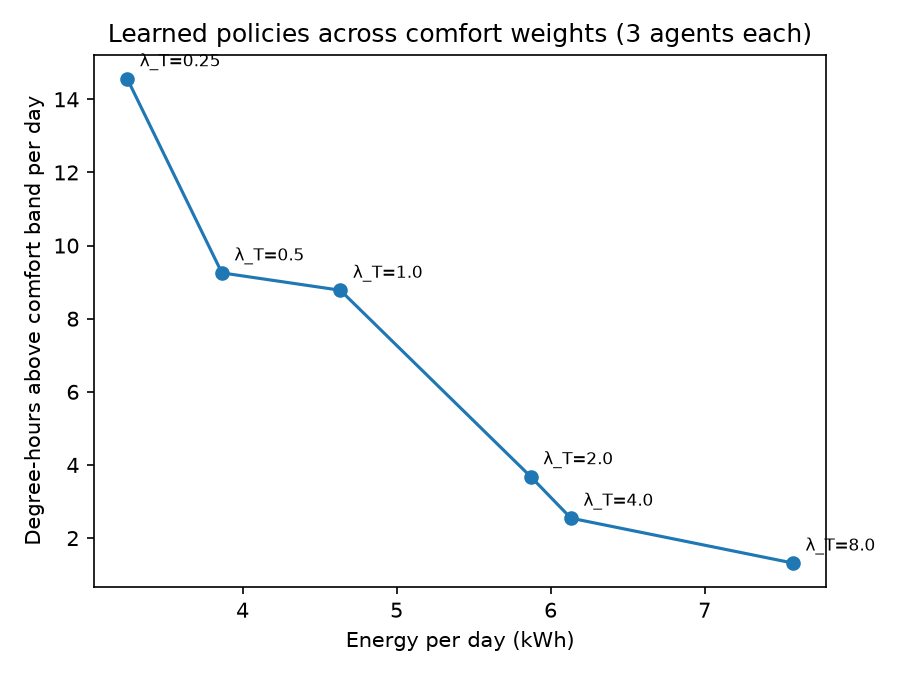

The Python source for this figure:
"""lambda_sweep.py -- how does the learned policy change with the comfort weight lambda_T?"""
import argparse
from dataclasses import replace

import matplotlib
matplotlib.use("Agg")
import matplotlib.pyplot as plt
import pandas as pd

from config import EnvConfig
from evaluate import EVAL_SEEDS, run_episodes
from train import QLearningPolicy, train

LAMBDAS = (0.25, 0.5, 1.0, 2.0, 4.0, 8.0)


def main() -> None:
    parser = argparse.ArgumentParser()
    parser.add_argument("--agents", type=int, default=3)
    parser.add_argument("--episodes", type=int, default=20000)
    args = parser.parse_args()

    base = EnvConfig()
    rows = []
    for lam in LAMBDAS:
        cfg = replace(base, lambda_t=lam)
        for k in range(args.agents):
            seed = 2000 + k
            q, _, _ = train(
                total_episodes=args.episodes,
                val_eval_freq=args.episodes,
                agent_seed=seed,
                config=cfg,
            )
            df = run_episodes(QLearningPolicy(q, config=cfg, epsilon=0.0), EVAL_SEEDS, config=cfg)
            rows.append({
                "lambda_t": lam,
                "agent_seed": seed,
                "energy_kwh": df["energy_kwh"].mean(),
                "cost": df["cost"].mean(),
                "d_t": df["total_d_t"].mean(),
                "deg_hours_above": df["degree_hours_above_comfort"].mean(),
                "away_kwh": df["energy_while_away"].mean(),
                "reward_own_lambda": df["total_reward"].mean(),
            })
            print(
                f"lambda_T={lam:<5} agent {seed}: energy {rows[-1]['energy_kwh']:.2f} kWh, "
                f"deg-h above band {rows[-1]['deg_hours_above']:.2f}"
            )

    raw = pd.DataFrame(rows)
    raw.to_csv("lambda_sweep_raw.csv", index=False)
    agg = raw.groupby("lambda_t").agg(["mean", "std"]).drop(columns="agent_seed")
    agg.to_csv("lambda_sweep_summary.csv")
    print("\n(reward_own_lambda is measured under each run's own lambda: do not compare across rows)")
    print(agg.round(2).to_string())

    g = raw.groupby("lambda_t")[["energy_kwh", "deg_hours_above"]].mean()
    plt.figure(figsize=(6, 4.5))
    plt.plot(g["energy_kwh"], g["deg_hours_above"], "o-")
    for lam, r in g.iterrows():
        plt.annotate(
            f"λ_T={lam}",
            (r["energy_kwh"], r["deg_hours_above"]),
            textcoords="offset points",
            xytext=(6, 6),
            fontsize=8,
        )
    plt.xlabel("Energy per day (kWh)")
    plt.ylabel("Degree-hours above comfort band per day")
    plt.title("Learned policies across comfort weights (3 agents each)")
    plt.tight_layout()
    plt.savefig("lambda_sweep.png", dpi=150)
    print("Saved lambda_sweep.png")


if __name__ == "__main__":
    main()
